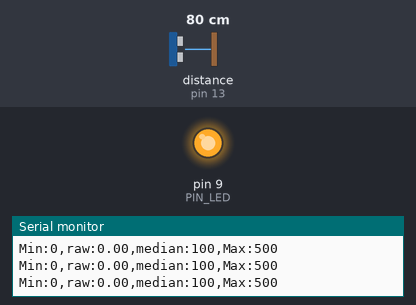
Bench run of a sketch on a simulated Arduino Uno, built with avr-gcc and run on an emulated ATmega328P. Shown: output pins drawn as LEDs (lit = HIGH), the last lines printed to the serial monitor. Wiring (inferred from the names in the program): ultrasonic range finder: trigger pin 12; echo pin 13. The test bench sets the inputs (shaded band); at power-on: distance to the obstacle (sensor on pin 13) 80 cm. The echo pulse lasts 58.3 µs per cm; pins used as bus, display or sensor lines are not drawn.

Above: at 1.2 s.
1.3 s: distance to the obstacle (sensor on pin 13) set to 35 cm
2.8 s: distance to the obstacle (sensor on pin 13) set to 29 cm
At 3.2 s:
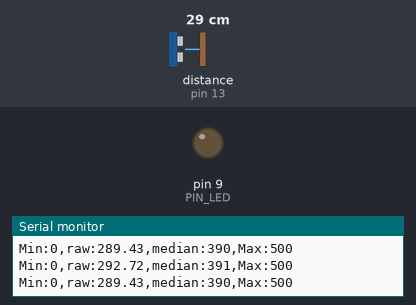
4.3 s: distance to the obstacle (sensor on pin 13) set to 12 cm
5.8 s: distance to the obstacle (sensor on pin 13) set to 9 cm
At 6.9 s:
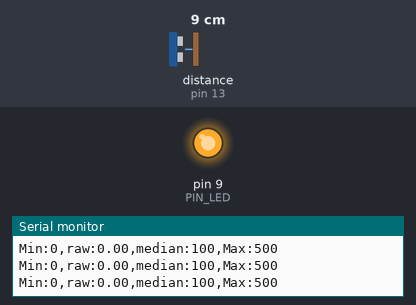
7.3 s: distance to the obstacle (sensor on pin 13) set to 18 cm
At 7.8 s:
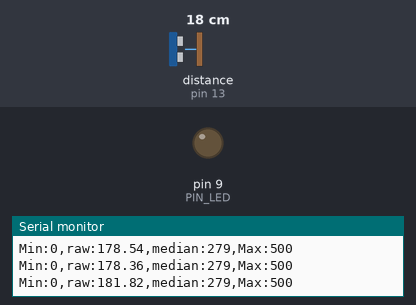
Timing chart, 0 to 9.8 s (numbered marks = the images above; inputs shaded):
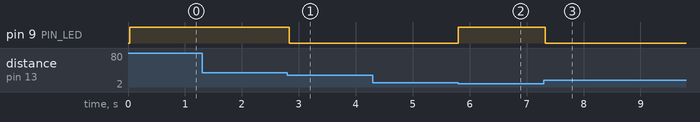

The sketch:

09C1.ino
```cpp
// Arduino pin assignment
#define PIN_LED 9
#define PIN_TRIG 12
#define PIN_ECHO 13

// configurable parameters
#define SND_VEL 346.0 // sound velocity at 24 celsius degree (unit: m/s)
#define INTERVAL 25 // sampling interval (unit: ms)
#define _DIST_MIN 100 // minimum distance to be measured (unit: mm)
#define _DIST_MAX 300 // maximum distance to be measured (unit: mm)
#define _DIST_ALPHA 0.1 // EMA weight of new sample (range: 0 to 1). Setting this value to 1 effectively disables EMA filter.
#define N 3 //Num of samples

// global variables
float timeout; // unit: us
float dist_min, dist_max, dist_raw, dist_all, dist_med, alpha; // unit: mm
unsigned long last_sampling_time; // unit: ms
float scale; // used for pulse duration to distance conversion
int nowN;
float samples[30];

void setup() {
// initialize GPIO pins
  pinMode(PIN_LED,OUTPUT);
  pinMode(PIN_TRIG,OUTPUT);
  digitalWrite(PIN_TRIG, LOW);
  pinMode(PIN_ECHO,INPUT);

// initialize USS related variables
  dist_min = _DIST_MIN;
  dist_max = _DIST_MAX;
  alpha = _DIST_ALPHA;
  timeout = (INTERVAL / 2) * 1000.0; // precalculate pulseIn() timeout value. (unit: us)
  dist_raw = 0.0; // raw distance output from USS (unit: mm)
  scale = 0.001 * 0.5 * SND_VEL;
  nowN=0;
  dist_med=0.0;
  dist_all=0.0;

// initialize serial port
  Serial.begin(57600);

// initialize last sampling time
  last_sampling_time = 0;
}

void loop() {
// wait until next sampling time.
// millis() returns the number of milliseconds since the program started. Will overflow after 50 days.
  if(millis() < last_sampling_time + INTERVAL) return;

// get a distance reading from the USS
  dist_raw = USS_measure(PIN_TRIG,PIN_ECHO);
  if(nowN<N){
    samples[nowN]=dist_raw;
    dist_all+=dist_raw;
    dist_med=dist_raw;
  }
  else{
    dist_all-=samples[nowN%N];
    dist_all+=dist_raw;
    samples[nowN%N]=dist_raw;
    dist_med=dist_all/N;
  }
  nowN=nowN+1;
  if(nowN>2*N){
    nowN=nowN-N;
  }

// output the read value to the serial port
  Serial.print("Min:0,");
  Serial.print("raw:");
  Serial.print(dist_raw);
  Serial.print(",");
  Serial.print("median:");
  Serial.print(map(dist_med,0,400,100,500));
  Serial.print(",");
  Serial.println("Max:500");

// turn on the LED if the distance is between dist_min and dist_max
  if(dist_med < dist_min || dist_med > dist_max) {
    analogWrite(PIN_LED, 255);
  }
  else {
    analogWrite(PIN_LED, 0);
  }

// update last sampling time
  last_sampling_time += INTERVAL;
}

// get a distance reading from USS. return value is in millimeter.
float USS_measure(int TRIG, int ECHO)
{
  float reading;
  digitalWrite(TRIG, HIGH);
  delayMicroseconds(10);
  digitalWrite(TRIG, LOW);
  reading = pulseIn(ECHO, HIGH, timeout) * scale; // unit: mm
  if(reading < dist_min || reading > dist_max) reading = 0.0; // return 0 when out of range.
  return reading;
}
```

Measured:
- the behaviour switches between 31 and 30 cm on distance to the obstacle (sensor on pin 13) (found by bisection; images 0 and 1)
- the behaviour switches between 11 and 10 cm on distance to the obstacle (sensor on pin 13) (found by bisection; images 1 and 2)
- after the input at 2.8 s, pin 9 (PIN_LED): HIGH → LOW at once
- after the input at 5.8 s, pin 9 (PIN_LED): LOW → HIGH at once
- after the input at 7.3 s, pin 9 (PIN_LED): HIGH → LOW at once
